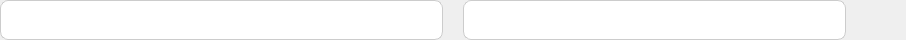
<?xml version="1.0" encoding="UTF-8"?>
<ui version="4.0">
 <class>RequestItem</class>
 <widget class="QWidget" name="RequestItem">
  <property name="geometry">
   <rect>
    <x>0</x>
    <y>0</y>
    <width>906</width>
    <height>40</height>
   </rect>
  </property>
  <property name="minimumSize">
   <size>
    <width>0</width>
    <height>40</height>
   </size>
  </property>
  <property name="maximumSize">
   <size>
    <width>16777215</width>
    <height>40</height>
   </size>
  </property>
  <property name="windowTitle">
   <string>Form</string>
  </property>
  <property name="styleSheet">
   <string notr="true">QLineEdit {
	color: #1A1A1A;
	background: white;
	font-family: Open Sans;
	font-weight: 400;
	font-size: 16px;
	line-height: 24px;
	letter-spacing: 0%;
	border-radius: 8px;
	border: 1px solid #CCCCCC;
	padding-left: 12px;
	padding-right: 12px;
}

#deleteButton {
	background: transparent;
	border: none;
}</string>
  </property>
  <layout class="QHBoxLayout" name="horizontalLayout">
   <property name="spacing">
    <number>20</number>
   </property>
   <property name="leftMargin">
    <number>0</number>
   </property>
   <property name="topMargin">
    <number>0</number>
   </property>
   <property name="rightMargin">
    <number>0</number>
   </property>
   <property name="bottomMargin">
    <number>0</number>
   </property>
   <item>
    <widget class="QLineEdit" name="titleEdit">
     <property name="minimumSize">
      <size>
       <width>0</width>
       <height>40</height>
      </size>
     </property>
     <property name="maximumSize">
      <size>
       <width>16777215</width>
       <height>40</height>
      </size>
     </property>
    </widget>
   </item>
   <item>
    <widget class="QWidget" name="RightWidget" native="true">
     <property name="sizePolicy">
      <sizepolicy hsizetype="Expanding" vsizetype="Preferred">
       <horstretch>0</horstretch>
       <verstretch>0</verstretch>
      </sizepolicy>
     </property>
     <layout class="QHBoxLayout" name="RightLayout">
      <property name="spacing">
       <number>20</number>
      </property>
      <property name="leftMargin">
       <number>0</number>
      </property>
      <property name="topMargin">
       <number>0</number>
      </property>
      <property name="rightMargin">
       <number>0</number>
      </property>
      <property name="bottomMargin">
       <number>0</number>
      </property>
      <item>
       <widget class="QLineEdit" name="descriptionEdit">
        <property name="minimumSize">
         <size>
          <width>0</width>
          <height>40</height>
         </size>
        </property>
        <property name="maximumSize">
         <size>
          <width>16777215</width>
          <height>40</height>
         </size>
        </property>
       </widget>
      </item>
      <item>
       <widget class="QPushButton" name="deleteButton">
        <property name="minimumSize">
         <size>
          <width>40</width>
          <height>40</height>
         </size>
        </property>
        <property name="maximumSize">
         <size>
          <width>40</width>
          <height>40</height>
         </size>
        </property>
        <property name="text">
         <string/>
        </property>
        <property name="icon">
         <iconset resource="../../../../../Resources/Resources.qrc">
          <normaloff>:/images/delete.svg</normaloff>:/images/delete.svg</iconset>
        </property>
        <property name="iconSize">
         <size>
          <width>40</width>
          <height>40</height>
         </size>
        </property>
       </widget>
      </item>
     </layout>
    </widget>
   </item>
  </layout>
 </widget>
 <resources>
  <include location="../../../../../Resources/Resources.qrc"/>
 </resources>
 <connections/>
</ui>
